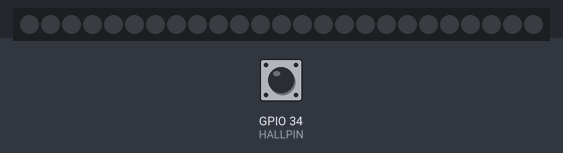
Bench run of a sketch on a simulated ESP32. Shown: 25 RGB LEDs in strip order, left to right. The inputs (shaded band) are chosen by the test bench; at power-on: GPIO 34 (HALLPIN) HIGH. What the sketch prints to the serial monitor is not drawn.

Above: at 1.2 s.
1.3 s: GPIO 34 (HALLPIN) pulled LOW for 0.15 s
At 3.6 s:
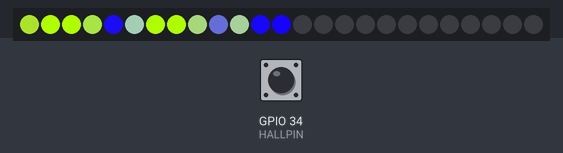
4.4 s: GPIO 34 (HALLPIN) pulled LOW for 1 s
At 5.01 s:
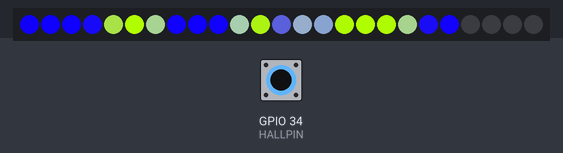
At 5.63 s:
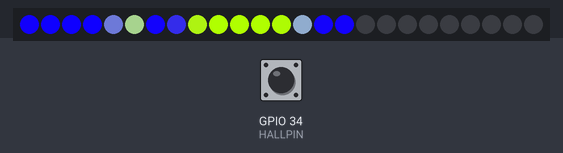

The sketch:

imageRenderingTest.ino
```cpp
#include "EEPROM.h"
#include <Adafruit_DotStar.h>
#include <SPI.h>


//#include "pineapplePolar small.h"
#include "bulldog.h"

#define NUMPIXELS 25

#define HALLPIN 34

#define DATAPIN    5
#define CLOCKPIN   15
Adafruit_DotStar
strip(NUMPIXELS, DATAPIN, CLOCKPIN, DOTSTAR_BRG);

/*
struct pixel
{
  uint8_t red;
  uint8_t green;
  uint8_t blue;
};
*/

volatile unsigned long lastspinMicros = 0;
volatile unsigned long spinMicros = 0;
volatile unsigned long spinPeriod = 20000ul;
volatile bool triggered = 0;

void IRAM_ATTR isr()
{
  lastspinMicros = spinMicros;
  spinMicros = micros();
  spinPeriod = spinMicros - lastspinMicros;
  triggered = 1;
}

void IRAM_ATTR isr2()
{
  for(int frame = 0; frame < IMAGE_WIDTH; frame++)
  {
    for(int pixel = 0; pixel < NUMPIXELS; pixel++)
    {
      strip.setPixelColor(pixel, image[pixel][frame]);
    }
    strip.show();
    delayMicroseconds(500);
  }
  strip.fill(0, 0, NUMPIXELS);
  strip.show();
}

unsigned long delayCalc = 0;
//unsigned long delayCalc2 = 0;
unsigned long pixelPeriod = 0;

void IRAM_ATTR isr3()
{
  lastspinMicros = spinMicros;
  spinMicros = micros();
  spinPeriod = spinMicros - lastspinMicros;
  pixelPeriod = (spinPeriod / (IMAGE_WIDTH + 1));
  for(int frame = 0; frame < IMAGE_WIDTH; frame++)
  {

    for(int pixel = 0; pixel < NUMPIXELS; pixel++)
    {
      strip.setPixelColor(pixel, image[pixel][frame]);
    }
    strip.show();
    delayMicroseconds(pixelPeriod);
  }
  strip.fill(0, 0, NUMPIXELS);
  strip.show();
}

void setup() {

  //setup serial printing
  Serial.begin(115200);
  while(!Serial);
  delay(50);
  Serial.println("booting...");

  //setup hall effect interupt
  pinMode(HALLPIN, INPUT_PULLUP);
  attachInterrupt(HALLPIN, isr, FALLING);

  //setup adafruit dotstart
  strip.begin(); // Initialize pins for output
  //strip.setBrightness(255/2);
  strip.show();  // Turn all LEDs off

  //setup timer

}


void loop()
{


  while(triggered == 0);
  triggered = 0;
  //Serial.println(delayCalc);
  unsigned long pixelPeriod = spinPeriod / (IMAGE_WIDTH);
  for(int frame = 0; frame < IMAGE_WIDTH; frame++)
  {
    delayCalc = micros();
    for(int pixel = 0; pixel < NUMPIXELS; pixel++)
    {
      strip.setPixelColor(pixel,Adafruit_DotStar::gamma32(image[pixel][frame]));
    }
    strip.show();
    //delayCalc2 = micros();
    delayMicroseconds(pixelPeriod - (micros() - delayCalc) - 10);
  }
  //strip.fill(0, 0, NUMPIXELS);
  //strip.show();
  //delayMicroseconds(pixelPeriod * 10);

 /*
 Serial.print(delayCalc2);
 Serial.print(" - ");
 Serial.print(delayCalc);
 Serial.print(" = ");
 Serial.print(delayCalc2 - delayCalc);
 Serial.print(", pixelPeriod: ");
 Serial.println(pixelPeriod);
*/
}
```

Source omitted: bulldog.h (25203 bytes)

Measured:
- after the input at 1.3 s, the LEDs: change after 1.7 s (image 1)
- after the input at 4.4 s, the LEDs: first change after 0.15 s (image 2 shows a later state)
